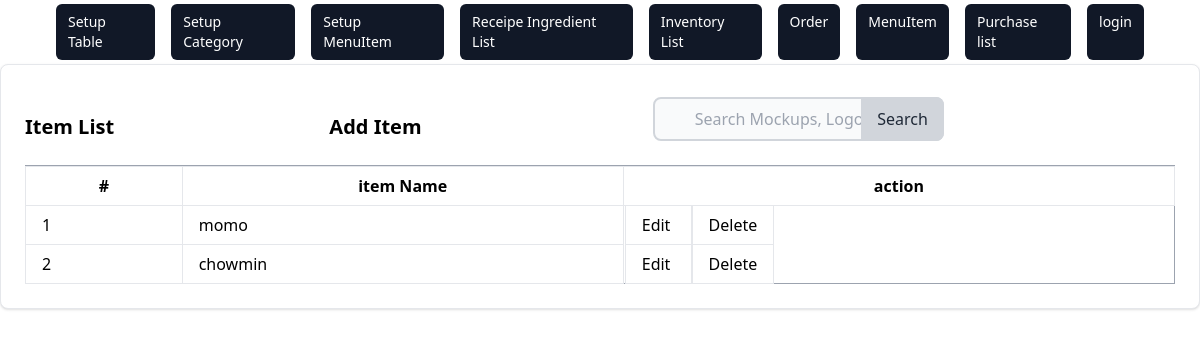
The page /inventory/item/list/ on the database its author committed.
### inventory/models.py (models this page shows, shortened)
class Item(models.Model):
    name = models.CharField(max_length=100, unique=True)

### inventory/views.py (the view)
# urls.py: path('item/list/', views.ItemListView.as_view(), name='item_list'),
class ItemListView(ListView):
    model = Item
    template_name = 'inventory/item/item_list.html'

### inventory/templates/inventory/item/item_list.html (shortened to what this page needs)
{% extends 'inventory/base.html' %} {% block content %}
<div class="card max-w-80%  p-6 bg-white border border-gray-200 rounded-lg shadow dark:bg-gray-800 dark:border-gray-400">
  <div class="row">
    <div class="flex items-center justify-between">
        <h5 class="text-xl font-semibold">Item List</h5>
        <a href="{% url 'inventory:item_create' %}" class="text-xl font-semibold text-grey-200 hover:underline hover:text-blue-00 ml-auto">
         <h5>  Add Item</h5>
        </a>
      <form method="get" action="{% url 'inventory:item_search' %}" class="max-w-md mx-auto px-4 py-2 justify-end">
        <div class="relative">
            <input
            type="search"
            id="default-search"
            name='q'
            class="block w-full pl-10 pr-4 py-2 rounded-lg border-2 border-gray-300 bg-gray-50 focus:ring-blue-500 focus:border-blue-500"
            placeholder="Search Mockups, Logos..."
            required
          />
          <button
            type="submit"
            class="absolute inset-y-0 right-0 px-4 py-2 bg-gray-300 text-gray-800 rounded-r-lg hover:bg-gray-400 focus:outline-none focus:bg-gray-400"
          >
            Search
          </button>
        </div>
      </form>
    </div>
      <div class="card-body">
        <table class="table-auto w-full border-collapse border border-gray-400 table-bordered">
          <th class="px-1 py-0">
            <tr>
              <th class="px-4 py-2 border px-4 py-2" >#</th>
              <th class="px-4 py-2  border px-4 py-2 ">item Name</th>
              <th col="3" class="px-0 py-0  border ">action</th>
            </tr>
          </th>
          <tbody>
            {% if object_list %} {% for item in object_list %}
            <tr>
              <td class="border px-4 py-2">{{ item.id}}</td>
              <td class="border px-4 py-2">{{ item.name }}</td>
              <td>
                <a  class="border px-4 py-2"  href="{% url 'inventory:item_update' item.id  %}"> Edit </a>
                <a  class="border px-4 py-2" href="{% url 'inventory:item_delete' item.id %}" > Delete </a>
              </td>
            </tr>
          {% endfor %}
          {% else %}
            <tr><td colspan="8" class="border px-4 py-2">No item found</td></tr>
          {% endif %}
          </tbody>
        </table>
      </div>
    </div>
  </div>
  </div>
{% endblock %}

### rows shown on the page
Item: id "1", name "momo"
Item: id "2", name "chowmin"
